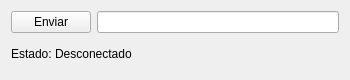
<?xml version="1.0" encoding="UTF-8"?>
<ui version="4.0">
 <class>Widget</class>
 <widget class="QWidget" name="Widget">
  <property name="geometry">
   <rect>
    <x>0</x>
    <y>0</y>
    <width>350</width>
    <height>80</height>
   </rect>
  </property>
  <property name="windowTitle">
   <string>Widget</string>
  </property>
  <layout class="QVBoxLayout" name="verticalLayout">
   <item>
    <layout class="QHBoxLayout" name="horizontalLayout_2">
     <item>
      <widget class="QPushButton" name="enviar">
       <property name="text">
        <string>Enviar</string>
       </property>
      </widget>
     </item>
     <item>
      <widget class="QLineEdit" name="texto"/>
     </item>
    </layout>
   </item>
   <item>
    <layout class="QHBoxLayout" name="horizontalLayout">
     <item>
      <widget class="QLabel" name="estado">
       <property name="text">
        <string>Estado: Desconectado</string>
       </property>
      </widget>
     </item>
     <item>
      <spacer name="horizontalSpacer">
       <property name="orientation">
        <enum>Qt::Horizontal</enum>
       </property>
       <property name="sizeHint" stdset="0">
        <size>
         <width>40</width>
         <height>20</height>
        </size>
       </property>
      </spacer>
     </item>
    </layout>
   </item>
  </layout>
 </widget>
 <resources/>
 <connections/>
</ui>
